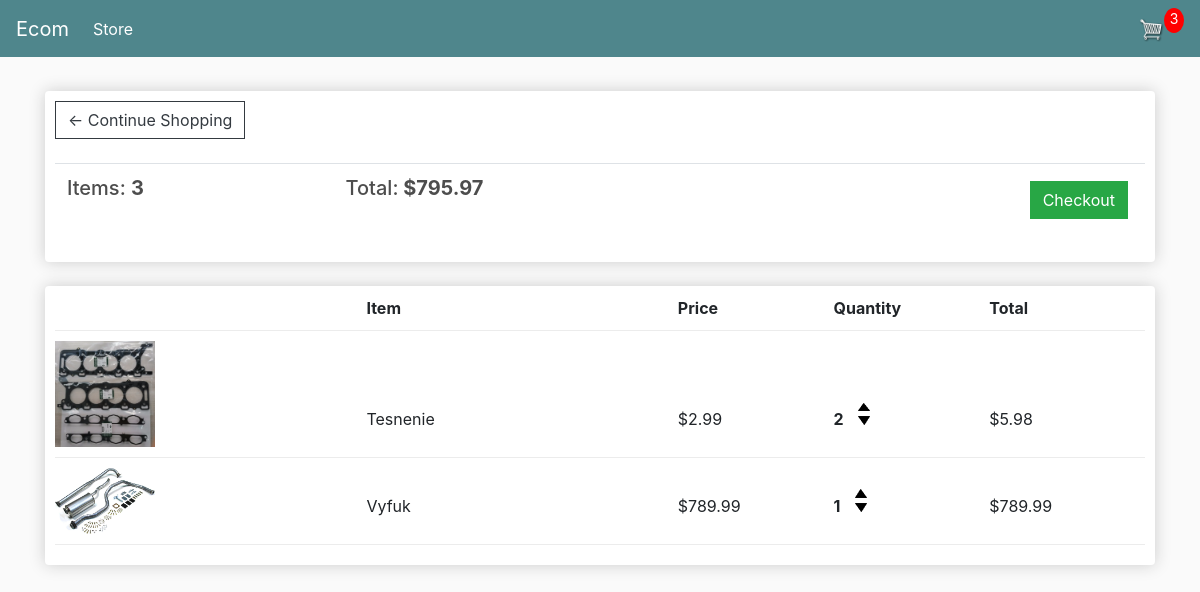
The app's page /cart/ (signed in), older data.
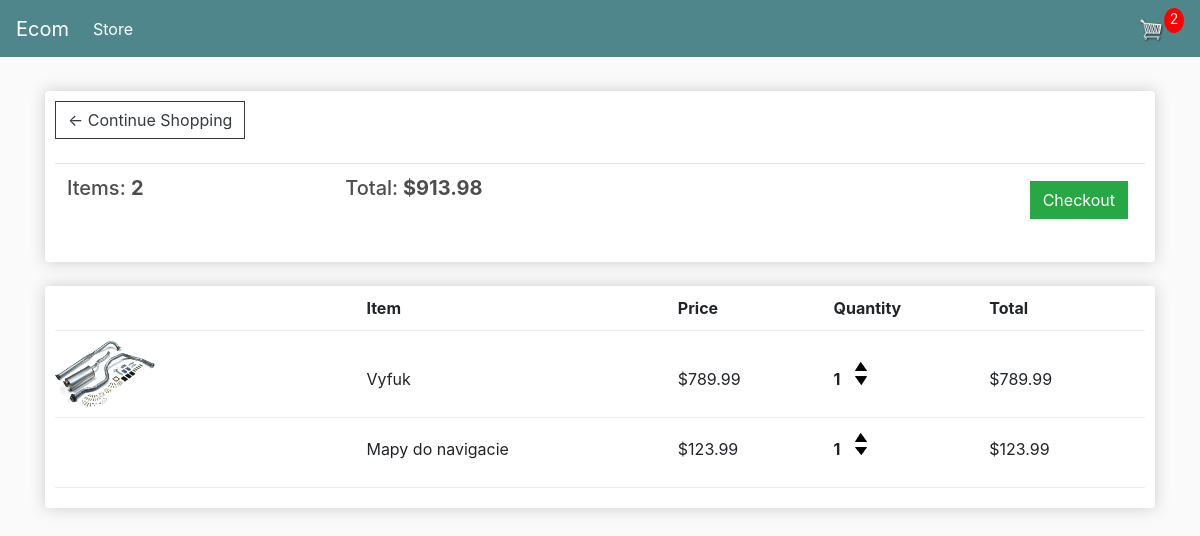
The same page, newer data.
### store/models.py (models this page shows, shortened)
class Order(models.Model):
    customer = models.ForeignKey(Customer, on_delete=models.SET_NULL, null=True, blank=True)
    date_ordered = models.DateTimeField(auto_now_add=True)
    complete = models.BooleanField(default=False)
    transaction_id = models.CharField(max_length=100, null=True)
    @property
    def get_cart_total(self):
        orderitems = self.orderitem_set.all()
        total = sum([item.get_total for item in orderitems])
        return total
    @property
    def get_cart_items(self):
        orderitems = self.orderitem_set.all()
        total = sum([item.quantity for item in orderitems])
        return total

class OrderItem(models.Model):
    product = models.ForeignKey(Product, on_delete=models.SET_NULL, null=True)
    order = models.ForeignKey(Order, on_delete=models.SET_NULL, null=True)
    quantity = models.IntegerField(default=0, null=True, blank=True)
    date_added = models.DateTimeField(auto_now_add=True)
    @property
    def get_total(self):
        total = self.product.price * self.quantity
        return total

class Product(models.Model):
    name = models.CharField(max_length=200)
    price = models.FloatField()
    digital = models.BooleanField(default=False, null=True, blank=True)
    Description = models.CharField(max_length=200, default="bez popisu")
    image = models.ImageField(null=True, blank=True)
    @property
    def imageURL(self):
        try:
            url = self.image.url
        except:
            url = ''
        return url

### store/views.py (the view)
# urls.py: path('cart/', views.cart, name="cart"),
def cart(request):
    data = cartData(request)
    cartItems = data['cartItems']
    order = data['order']
    items = data['items']
    context = {'items': items, 'order': order, 'cartItems': cartItems}
    return render(request, 'store/cart.html', context)

### store/utils.py (called while the page is built)
def cartData(request):
    if request.user.is_authenticated:
        customer = request.user.customer
        order, created = Order.objects.get_or_create(customer=customer, complete=False)
        items = order.orderitem_set.all()
        cartItems = order.get_cart_items
    else:
        cookieData = cookieCart(request)
        cartItems = cookieData['cartItems']
        order = cookieData['order']
        items = cookieData['items']
    return {'cartItems': cartItems, 'order': order, 'items': items}

### store/templates/store/cart.html (shortened to what this page needs)
{% extends 'store/main.html' %}
{% load static %}
{% block content %}
	<div class="row">
		<div class="col-lg-12">
			<div class="box-element">
				<a  class="btn btn-outline-dark" href="{% url 'store' %}">&#x2190; Continue Shopping</a>
				<br>
				<br>
				<table class="table">
					<tr>
						<th><h5>Items: <strong>{{order.get_cart_items}}</strong></h5></th>
						<th><h5>Total:<strong> ${{order.get_cart_total|floatformat:2}}</strong></h5></th>
						<th>
							<a  style="float:right; margin:5px;" class="btn btn-success" href="{% url 'checkout' %}">Checkout</a>
						</th>
					</tr>
				</table>
			</div>
			<br>
			<div class="box-element">
				<div class="cart-row">
					<div style="flex:2"><strong>Item</strong></div>
					<div style="flex:1"><strong>Price</strong></div>
					<div style="flex:1"><strong>Quantity</strong></div>
					<div style="flex:1"><strong>Total</strong></div>
				</div>
				{% for item in items %}
				<div class="cart-row">
					<div style="flex:2"><img class="row-image" src="{{item.product.imageURL}}"></div>
					<div style="flex:2"><p>{{item.product.name}}</p></div>
					<div style="flex:1"><p>${{item.product.price|floatformat:2}}</p></div>
					<div style="flex:1">
						<p class="quantity">{{item.quantity}}</p>
						<div class="quantity">
							<img data-product="{{item.product.id}}" data-action="add" class="chg-quantity update-cart" src="{% static  'images/arrow-up.png' %}">
							<img data-product="{{item.product.id}}" data-action="remove" class="chg-quantity update-cart" src="{% static  'images/arrow-down.png' %}">
						</div>
					</div>
					<div style="flex:1"><p>${{item.get_total|floatformat:2}}</p></div>
				</div>
				{% endfor %}
			</div>
		</div>
	</div>
{% endblock content %}

Row changes from the older to the newer data that the page shows:
no longer on this page (row edited): Order: get_cart_items "3", get_cart_total "795.97"
removed OrderItem: product.imageURL (picture), product.name "Tesnenie", product.price "2.99", quantity "2", get_total "5.98"
added Order: get_cart_items "2", get_cart_total "913.98"
added OrderItem: product.name "Mapy do navigacie", product.price "123.99", quantity "1", get_total "123.99"
Text that changed along with them:
{{ cartItems }}: "3" → "2"
